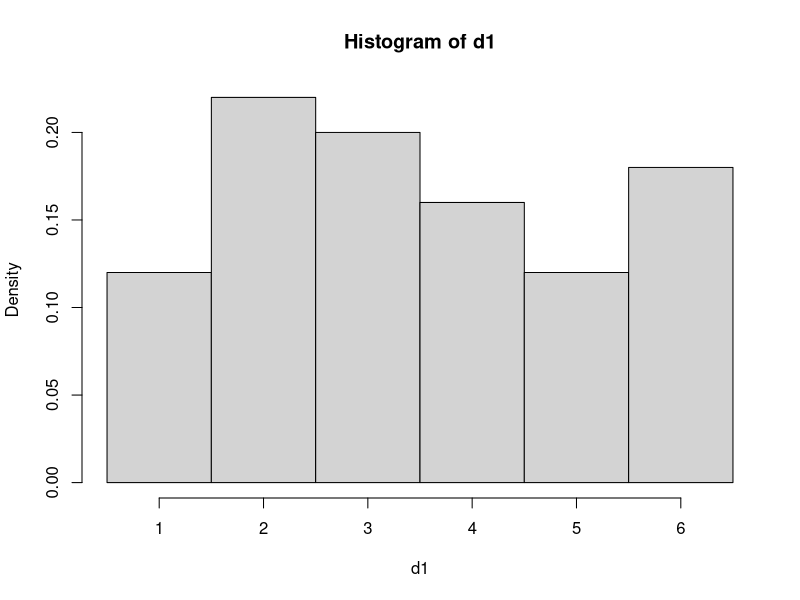
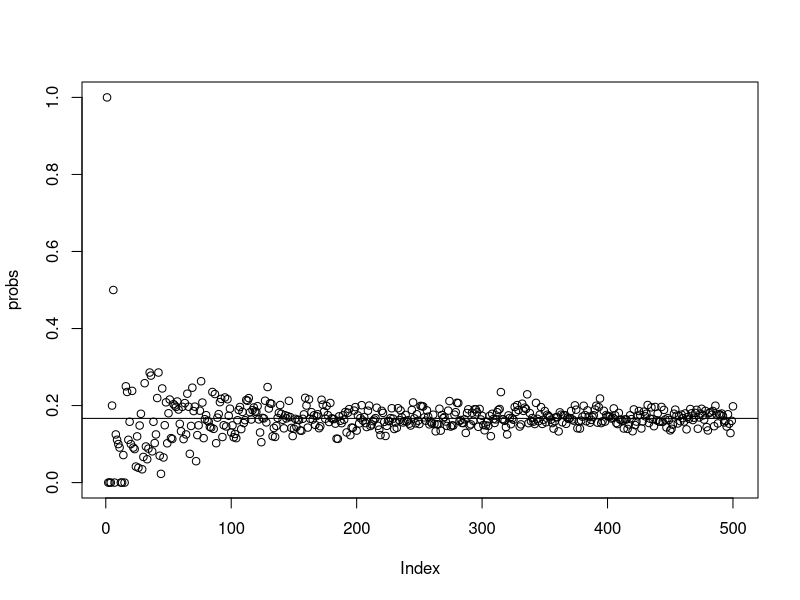
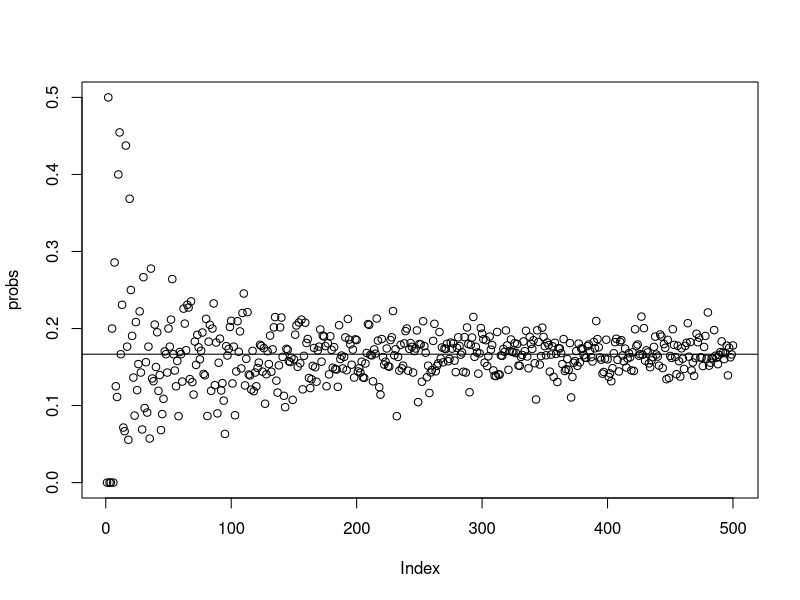
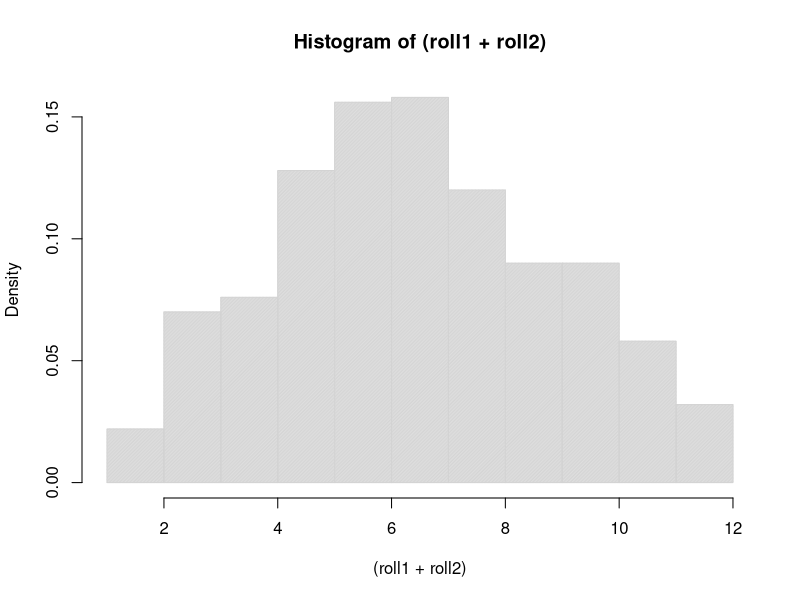
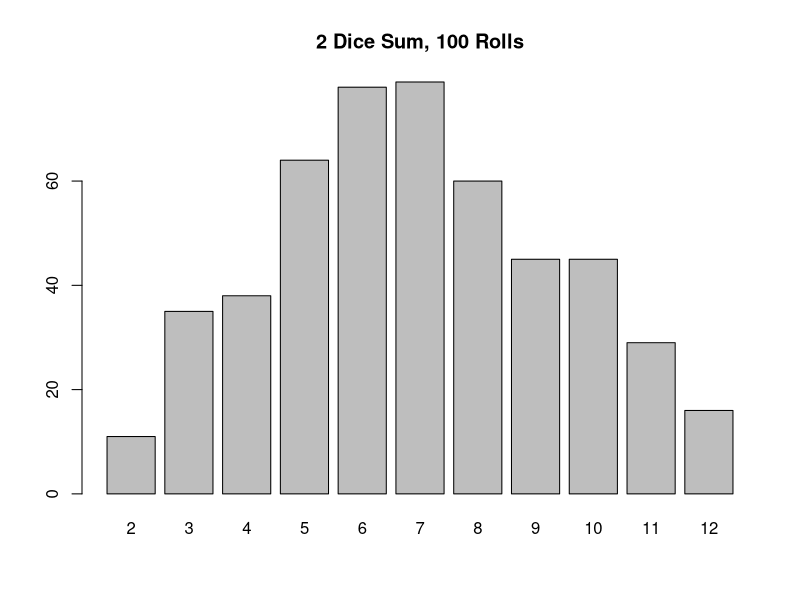

The R script that drew these images, in order:
## ---- chunk 1
sample(x = 1:6, size = 5, replace = FALSE)
sample(x = 1:6, size = 20, replace = TRUE)
sample(x = 1:6, size = 20, replace = TRUE) # you get different numbers
sample(x = 1:6, size = 20, replace = TRUE) # again
## ---- chunk 2
RollDie <- function(n) sample(1:6, n, replace = TRUE)
d1 <- RollDie(n = 50)
sum(d1 == 6)
sum(d1 == 6)/50
## ---- chunk 3
hist(d1, probability = TRUE, breaks = seq(0.5,6.5,1))
## ---- chunk 4
sims <- vector("list", 500)
probs <- vector("numeric", 500)
for (n in 1:500) {
  sims[[n]] <- RollDie(n)
  probs[n] <- sum(sims[[n]] == 6)/n
}
plot(probs)
abline(h=1/6)
## ---- chunk 5
sample(1:6, size = 1, replace = TRUE)
sample(1:6, size = 1, replace = TRUE)
## ---- chunk 6
roll1 = NULL  #This initializes our variable - i.e. it creates a spot in memory for it. We need to do this for any vector, table, matrix, dataframe, but not for single numbers
roll2 = NULL
for (i in 1:100) {
    roll1[i] = RollDie(1)
    roll2[i] = RollDie(1)
}
# We can ask how many doubles we came up with:
sum(roll1 == roll2)
# relative frequency
sum(roll1 == roll2)/100
## ---- chunk 7
roll1 <- vector("list", 500)
roll2 <- vector("list", 500)
probs <- vector("numeric", 500)
for (n in 1:500) {
  roll1[[n]] <- RollDie(n)
  roll2[[n]] <- RollDie(n)
  probs[n] <- sum(roll1[[n]] == roll2[[n]])/n
}
plot(probs)
abline(h=1/6)
## ---- chunk 8
n = 500
roll1 = NULL  #This initializes our variable - i.e. it creates a spot in memory for it. We need to do this for any vector, table, matrix, dataframe, but not for single numbers
roll2 = NULL
for (i in 1:n) {
    roll1[i] = RollDie(1)
    roll2[i] = RollDie(1)
}
hist((roll1 + roll2), density = 100, breaks = 1:12, prob = T)
barplot(table(roll1 + roll2), main = "2 Dice Sum, 100 Rolls")  #this works better for this case
## ---- chunk 9
rolls <- roll1 + roll2
sum(rolls == 7)
sum(rolls == 7)/n
## ---- chunk 10
n = 1500
roll1 = NULL  #This initializes our variable - i.e. it creates a spot in memory for it. We need to do this for any vector, table, matrix, dataframe, but not for single numbers
roll2 = NULL
for (i in 1:n) {
    roll1[i] = RollDie(1)
    roll2[i] = RollDie(1)
}
# We can ask how many times this happen:
sum(roll1 == 6 & roll2 == 6)
# the relative frequency is:
sum(roll1 == 6 & roll2 == 6)/n
## ---- chunk 11

## ---- chunk 12
(1/6)*(1/6)
## ---- chunk 13
0.02777778+0.02777778+0.02777778+0.02777778+0.02777778+0.02777778
# or
0.02777778*6
## ---- chunk 14
y <- read.csv("data/captures.csv",sep=";") 
y <- na.omit(y[,c("age", "sex")])
## ---- chunk 15
library(dplyr)

age.marginal.df <- 
  y %>% 
  group_by(age) %>%
  summarise(n = n()) %>%
  ungroup() %>%
  mutate(prop = n/sum(n))
age.marginal.df
## ---- chunk 16
sex.marginal.df <- 
  y %>% 
  group_by(sex) %>%
  summarise(n = n()) %>%
  ungroup() %>% 
  mutate(prop = n/sum(n))
sex.marginal.df
## ---- chunk 17
joint.df <- 
  y %>% 
  group_by(age, sex) %>%
  summarise(n = n()) %>%
  ungroup() %>% 
  mutate(prop = n/sum(n))
joint.df
## ---- chunk 18
joint.prob <- 
  joint.df %>% 
  filter(age == "A", sex == "F") %>% 
  .$prop
joint.prob
## ---- chunk 19
marg.prob <- 
  age.marginal.df %>% 
  filter(age == "A") %>% 
  .$prop
marg.prob
## ---- chunk 20
cond.prob <- joint.prob/marg.prob
cond.prob
